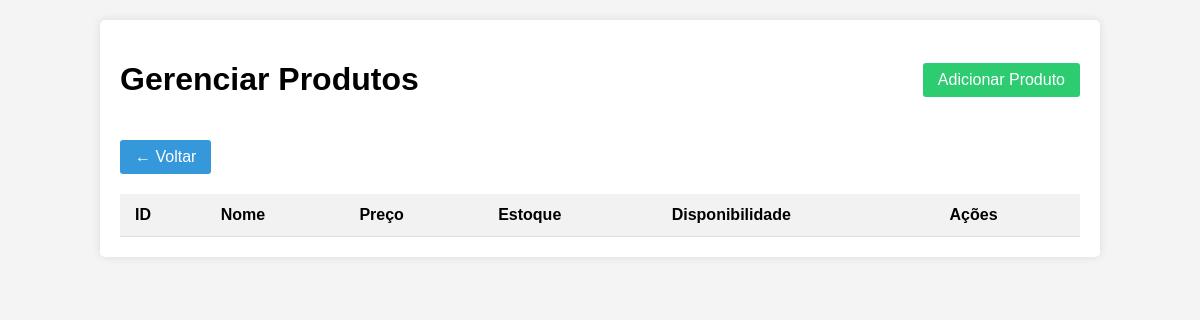
The app's page /admin/produtos.php (signed in), older data.
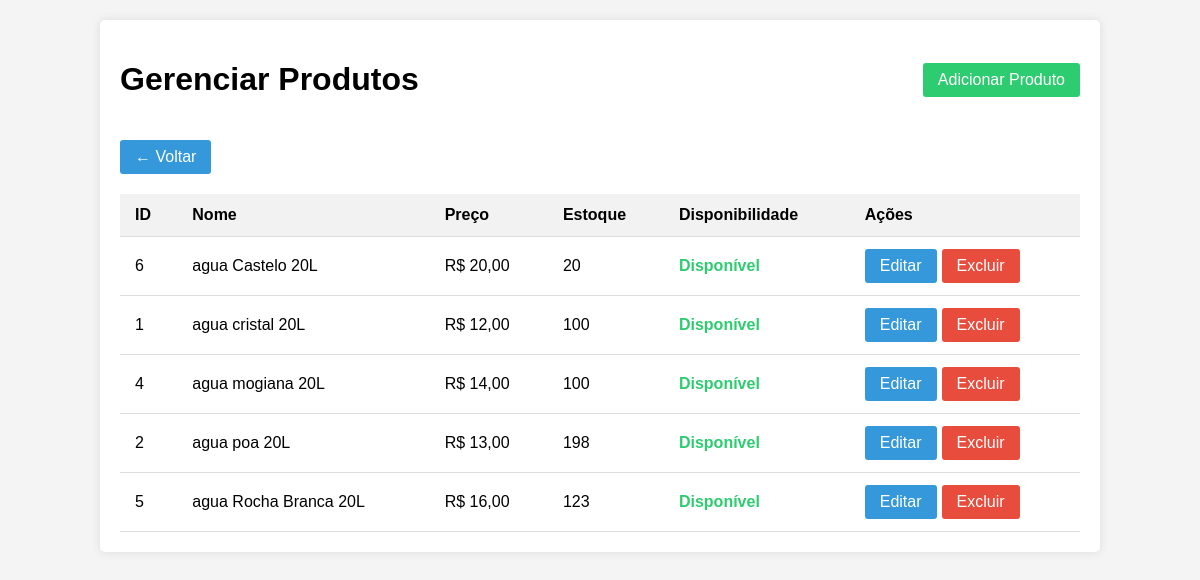
The same page, newer data.
### tables this page shows
CREATE TABLE `produtos` (
  `id` int(11) NOT NULL,
  `nome` varchar(100) NOT NULL,
  `descricao` text DEFAULT NULL,
  `preco` decimal(10,2) NOT NULL,
  `quantidade` int(11) NOT NULL,
  `disponivel` tinyint(1) DEFAULT 1,
  `imagem` varchar(255) NOT NULL
);

### admin/produtos.php (the view, shortened to what this page needs)
<?php
$conn = connect_db();
$sql = "SELECT * FROM produtos ORDER BY nome";
$result = $conn->query($sql);
?>
<!DOCTYPE html>
<html lang="pt-br">
<head>
</head>
<body>
    <div class="container">
        <div class="header">
            <h1>Gerenciar Produtos</h1>
            <a href="adicionar_produto.php" class="btn btn-success">Adicionar Produto</a>
        </div>
        <a href="index.php" class="btn">&larr; Voltar</a>
        <table>
            <thead>
                <tr>
                    <th>ID</th>
                    <th>Nome</th>
                    <th>Preço</th>
                    <th>Estoque</th>
                    <th>Disponibilidade</th>
                    <th>Ações</th>
                </tr>
            </thead>
            <tbody>
                <?php while($produto = $result->fetch_assoc()): ?>
                <tr>
                    <td><?= $produto['id'] ?></td>
                    <td><?= htmlspecialchars($produto['nome']) ?></td>
                    <td>R$ <?= number_format($produto['preco'], 2, ',', '.') ?></td>
                    <td><?= $produto['quantidade'] ?></td>
                    <td>
                        <?php if ($produto['disponivel']): ?>
                            <span class="disponivel">Disponível</span>
                        <?php else: ?>
                            <span class="indisponivel">Indisponível</span>
                        <?php endif; ?>
                    </td>
                    <td class="actions">
                        <a href="editar_produto.php?id=<?= $produto['id'] ?>" class="btn">Editar</a>
                        <a href="excluir_produto.php?id=<?= $produto['id'] ?>" class="btn btn-danger" onclick="return confirm('Tem certeza que deseja excluir este produto?')">Excluir</a>
                    </td>
                </tr>
                <?php endwhile; ?>
            </tbody>
        </table>
    </div>
</body>
</html>

Row changes from the older to the newer data that the page shows:
added produtos: id "6", nome "agua Castelo 20L", preco "20,00", quantidade "20", disponivel "Disponível"
added produtos: id "1", nome "agua cristal 20L", preco "12,00", quantidade "100", disponivel "Disponível"
added produtos: id "4", nome "agua mogiana 20L", preco "14,00", quantidade "100", disponivel "Disponível"
added produtos: id "2", nome "agua poa 20L", preco "13,00", quantidade "198", disponivel "Disponível"
added produtos: id "5", nome "agua Rocha Branca 20L", preco "16,00", quantidade "123", disponivel "Disponível"
